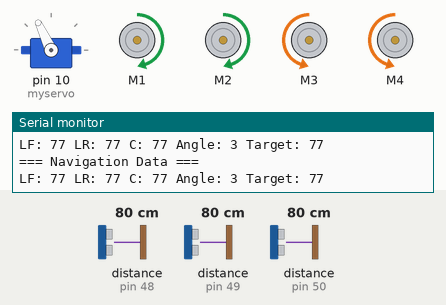
The sketch below on a simulated Arduino Uno, built with avr-gcc and run on an emulated ATmega328P. Shown: servo, 4 × DC motor (green arrow = forward, orange = backward, longer = faster), the last lines printed to the serial monitor. The test bench sets the inputs (shaded band); at power-on: distance to the obstacle (sensors on pin 48, pin 50, pin 49) 80 cm.

Above: at 3.2 s.
3.3 s: distance to the obstacle (sensor on pin 48) set to 77 cm
At 4.0 s:
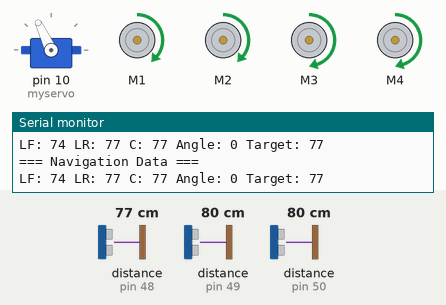
5.0 s: distance to the obstacle (sensor on pin 50) set to 26 cm
6.5 s: distance to the obstacle (sensor on pin 50) set to 22 cm
At 7.5 s:
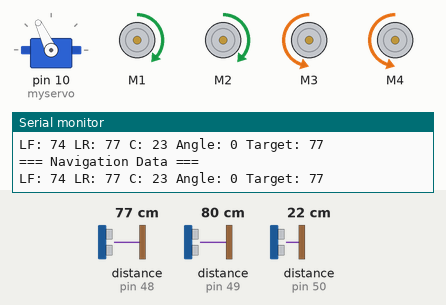
9.5 s: distance to the obstacle (sensor on pin 50) set to 35 cm
At 11.2 s:
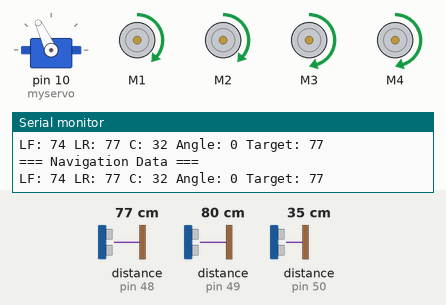
11.5 s: distance to the obstacle (sensor on pin 49) set to 87 cm
At 12.1 s:
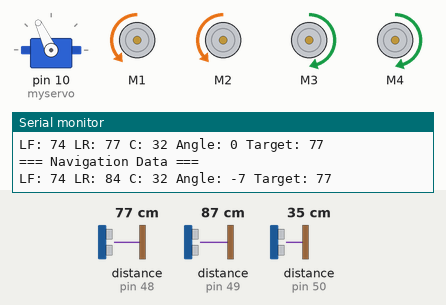
13.1 s: distance to the obstacle (sensor on pin 49) set to 2 cm
At 13.8 s:
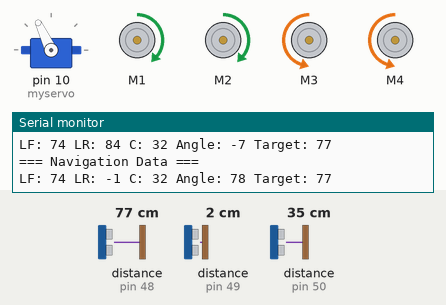
Timing chart, 0 to 15.8 s (numbered marks = the images above; inputs shaded):
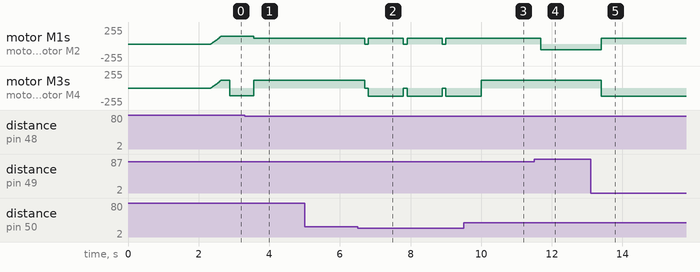

The sketch:

code_for_maze.ino
```cpp
#include <AFMotor.h>
#include <Wire.h>
#include <VL53L0X.h>
#include <Servo.h>

#define MAX_SPEED 120
#define MAX_SPEED_OFFSET 20
#define WALL_FOLLOW_TOLERANCE 2
#define TURN_DELAY 300
#define FRONT_WALL_DISTANCE 20
#define ANGLE_OFFSET 3

// Create VL53L0X objects
VL53L0X sensorLeftFront;
VL53L0X sensorLeftRear;
VL53L0X sensorCenter;

// XSHUT pins using analog pins as digital
const uint8_t SensorLeftFrontXshut = A2;
const uint8_t SensorLeftRearXshut = A0;
const uint8_t SensorCenterXshut = A1;

// I2C addresses for sensors
const uint8_t SensorLeftFrontAddress = 0x30;
const uint8_t SensorLeftRearAddress = 0x31;
const uint8_t SensorCenterAddress = 0x32;

AF_DCMotor motor1(1, MOTOR12_1KHZ);
AF_DCMotor motor2(2, MOTOR12_1KHZ);
AF_DCMotor motor3(3, MOTOR34_1KHZ);
AF_DCMotor motor4(4, MOTOR34_1KHZ);
Servo myservo;

boolean goesForward = false;
int speedSet = 0;
int initialWallDistance = 0;
boolean isInitialized = false;

void setup() {
  Serial.begin(9600);
  Wire.begin();
  setupToFSensors();
  myservo.attach(10);
  myservo.write(115);
  delay(2000);
}

void setupToFSensors() {
  pinMode(SensorLeftFrontXshut, OUTPUT);
  pinMode(SensorLeftRearXshut, OUTPUT);
  pinMode(SensorCenterXshut, OUTPUT);

  digitalWrite(SensorLeftFrontXshut, LOW);
  digitalWrite(SensorLeftRearXshut, LOW);
  digitalWrite(SensorCenterXshut, LOW);
  delay(10);

  digitalWrite(SensorLeftFrontXshut, HIGH);
  delay(10);
  if (!sensorLeftFront.init()) {
    Serial.println("Left Front sensor failed");
  }
  sensorLeftFront.setAddress(SensorLeftFrontAddress);

  digitalWrite(SensorLeftRearXshut, HIGH);
  delay(10);
  if (!sensorLeftRear.init()) {
    Serial.println("Left Rear sensor failed");
  }
  sensorLeftRear.setAddress(SensorLeftRearAddress);

  digitalWrite(SensorCenterXshut, HIGH);
  delay(10);
  if (!sensorCenter.init()) {
    Serial.println("Center sensor failed");
  }
  sensorCenter.setAddress(SensorCenterAddress);

  sensorLeftFront.startContinuous();
  sensorLeftRear.startContinuous();
  sensorCenter.startContinuous();
}

void loop() {
  int leftFront = max(0, (sensorLeftFront.readRangeContinuousMillimeters() / 10) - 3);
  int leftRear = max(0, (sensorLeftRear.readRangeContinuousMillimeters() / 10) - 3);
  int center = max(0, (sensorCenter.readRangeContinuousMillimeters() / 10) - 3);

  if (!isInitialized) {
    initialWallDistance = leftFront;
    isInitialized = true;
    Serial.print("Initial wall distance set to: ");
    Serial.println(initialWallDistance);
  }

  int wallAngle = (leftFront - leftRear) + ANGLE_OFFSET;

  if (center <= FRONT_WALL_DISTANCE) {
    moveStop();
    delay(100);
    turnRight();
    delay(500);
    return;
  }

  if (abs(wallAngle) > WALL_FOLLOW_TOLERANCE) {
    if (wallAngle > 0) {
      turnSlightRight();
    } else {
      turnSlightLeft();
    }
  } else if (leftFront > initialWallDistance + WALL_FOLLOW_TOLERANCE) {
    moveSlightLeft();
  } else if (leftFront < initialWallDistance - WALL_FOLLOW_TOLERANCE) {
    moveSlightRight();
  } else {
    moveForward();
  }

  Serial.println("\n=== Navigation Data ===");
  Serial.print("LF: ");
  Serial.print(leftFront);
  Serial.print(" LR: ");
  Serial.print(leftRear);
  Serial.print(" C: ");
  Serial.print(center);
  Serial.print(" Angle: ");
  Serial.print(wallAngle);
  Serial.print(" Target: ");
  Serial.println(initialWallDistance);

  delay(40);
}

void moveStop() {
  motor1.run(RELEASE);
  motor2.run(RELEASE);
  motor3.run(RELEASE);
  motor4.run(RELEASE);
}

void moveForward() {
  if(!goesForward) {
    goesForward=true;
    motor1.run(FORWARD);
    motor2.run(FORWARD);
    motor3.run(FORWARD);
    motor4.run(FORWARD);
    for (speedSet = 0; speedSet < MAX_SPEED; speedSet +=2) {
      motor1.setSpeed(speedSet);
      motor2.setSpeed(speedSet);
      motor3.setSpeed(speedSet);
      motor4.setSpeed(speedSet);
      delay(5);
    }
  }
}

void moveBackward() {
  goesForward=false;
  motor1.run(BACKWARD);
  motor2.run(BACKWARD);
  motor3.run(BACKWARD);
  motor4.run(BACKWARD);
  for (speedSet = 0; speedSet < MAX_SPEED; speedSet +=2) {
    motor1.setSpeed(speedSet);
    motor2.setSpeed(speedSet);
    motor3.setSpeed(speedSet);
    motor4.setSpeed(speedSet);
    delay(5);
  }
}

void turnRight() {
  motor1.run(FORWARD);
  motor2.run(FORWARD);
  motor3.run(BACKWARD);
  motor4.run(BACKWARD);
  delay(TURN_DELAY);
  moveForward();
}

void turnLeft() {
  motor1.run(BACKWARD);
  motor2.run(BACKWARD);
  motor3.run(FORWARD);
  motor4.run(FORWARD);
  delay(TURN_DELAY);
  moveForward();
}

void turnSlightRight() {
  motor1.run(FORWARD);
  motor2.run(FORWARD);
  motor3.run(BACKWARD);
  motor4.run(BACKWARD);
  delay(100);
  moveForward();
}

void turnSlightLeft() {
  motor1.run(BACKWARD);
  motor2.run(BACKWARD);
  motor3.run(FORWARD);
  motor4.run(FORWARD);
  delay(100);
  moveForward();
}

void moveSlightLeft() {
  motor1.run(FORWARD);
  motor2.run(FORWARD);
  motor3.run(FORWARD);
  motor4.run(FORWARD);

  motor1.setSpeed(MAX_SPEED);
  motor2.setSpeed(MAX_SPEED);
  motor3.setSpeed(MAX_SPEED * 0.7);
  motor4.setSpeed(MAX_SPEED * 0.7);
}

void moveSlightRight() {
  motor1.run(FORWARD);
  motor2.run(FORWARD);
  motor3.run(FORWARD);
  motor4.run(FORWARD);

  motor1.setSpeed(MAX_SPEED * 0.7);
  motor2.setSpeed(MAX_SPEED * 0.7);
  motor3.setSpeed(MAX_SPEED);
  motor4.setSpeed(MAX_SPEED);
}
```

Measured:
- the behaviour switches between 78 and 77 cm on distance to the obstacle (sensor on pin 48) (found by bisection; images 0 and 1)
- the behaviour switches between 24 and 23 cm on distance to the obstacle (sensor on pin 50) (found by bisection; images 1 and 2)
- the behaviour switches between 82 and 83 cm on distance to the obstacle (sensor on pin 49) (found by bisection; images 3 and 4)
- after the input at 3.3 s, motor M1, motor M2: forward 118/255 → forward 84/255 after 0.27 s; motor M3, motor M4: backward 118/255 → forward 120/255 after 0.27 s
- after the input at 6.5 s, motor M1, motor M2: alternates forward 84/255 for 1.0 s and stopped for 0.10 s, starting after 0.20 s; motor M3, motor M4: alternates backward 120/255 for 1.0 s and stopped for 0.10 s, starting after 0.20 s
- after the input at 9.5 s, motor M1, motor M2: stops changing and stays forward 84/255
- after the input at 11.5 s, motor M1, motor M2: forward 84/255 → backward 84/255 after 0.19 s
- after the input at 13.1 s, motor M1, motor M2: backward 84/255 → forward 84/255 after 0.30 s; motor M3, motor M4: forward 120/255 → backward 120/255 after 0.30 s
